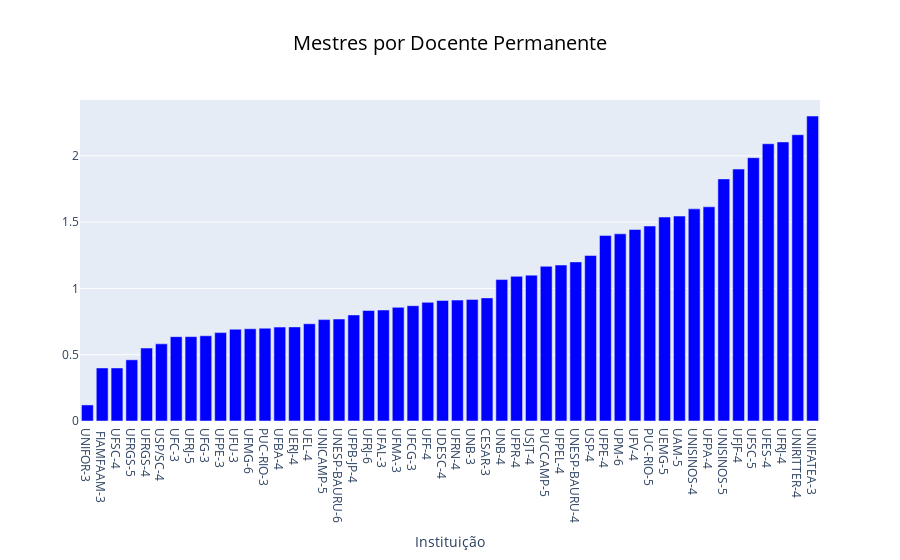

This figure's notebook cell:
### Code cell
data = [go.Bar(x=[code for code in mestres_permanente.keys()],
               y=[value for value in mestres_permanente.values()],
               marker={'color': '#0000FF'})]

title = {
    'text': 'Mestres por Docente Permanente',
    'x': 0.5,
    'xanchor': 'center',
    'font': {
        'color': '#000000',
        'size': 20
    }
}

layout = go.Layout(title=title,
                   xaxis={'title': 'Instituição'},
                   barmode='stack')
fig = go.Figure(data=data, layout=layout)
py.iplot(fig)

### Figure 1 — Plotly figure (JSON) as saved in the notebook; plotly's stock layout.template omitted (floating-point values rounded to 4 significant figures)
{"data": [{"marker": {"color": "#0000FF"}, "type": "bar", "x": ["UNIFOR-3", " FIAMFAAM-3", "UFSC-4", "UFRGS-5", "UFRGS-4", "USP/SC-4", "UFC-3", "UFRJ-5", "UFG-3", "UFPE-3", "UFU-3", "UFMG-6", "PUC-RIO-3", "UFBA-4", "UERJ-4", "UEL-4", "UNICAMP-5", "UNESP-BAURU-6", "UFPB-JP-4", "UFRJ-6", "UFAL-3", "UFMA-3", "UFCG-3", "UFF-4", "UDESC-4", "UFRN-4", "UNB-3", "CESAR-3", "UNB-4", "UFPR-4", "USJT-4", "PUCCAMP-5", "UFPEL-4", "UNESP-BAURU-4", "USP-4", "UFPE-4", "UPM-6", "UFV-4", "PUC-RIO-5", "UEMG-5", "UAM-5", "UNISINOS-4", "UFPA-4", "UNISINOS-5", "UFJF-4", "UFSC-5", "UFES-4", "UFRJ-4", "UNIRITTER-4", "UNIFATEA-3"], "y": [0.1212, 0.4, 0.4, 0.4615, 0.55, 0.5818, 0.6364, 0.6364, 0.6429, 0.6667, 0.6923, 0.6957, 0.7, 0.7083, 0.7097, 0.7333, 0.7647, 0.7692, 0.8, 0.8333, 0.8372, 0.8571, 0.8696, 0.8947, 0.9091, 0.9118, 0.9167, 0.9286, 1.067, 1.091, 1.1, 1.167, 1.176, 1.2, 1.249, 1.4, 1.412, 1.444, 1.471, 1.538, 1.545, 1.6, 1.615, 1.826, 1.9, 1.986, 2.091, 2.105, 2.159, 2.3]}], "layout": {"barmode": "stack", "title": {"font": {"color": "#000000", "size": 20}, "text": "Mestres por Docente Permanente", "x": 0.5, "xanchor": "center"}, "xaxis": {"title": {"text": "Instituição"}}}}
